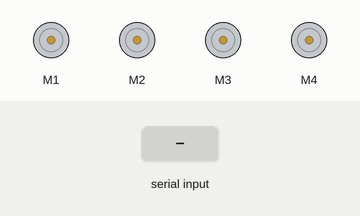
The sketch below on a simulated Arduino Uno, built with avr-gcc and run on an emulated ATmega328P. On the bench: 4 × DC motor (green arrow = forward, orange = backward, longer = faster). Inputs (shaded band) come from the test bench.

Above: at 1.2 s.
1.3 s: "90,45\n" received over the second serial link
At 2.0 s:
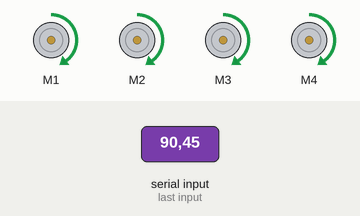
2.8 s: "f90\n" received over the second serial link
At 3.1 s:
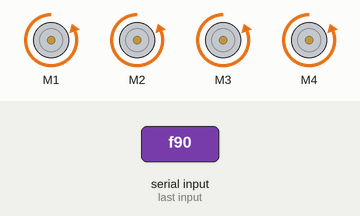
4.3 s: "f,45\n" received over the second serial link
At 5.4 s:
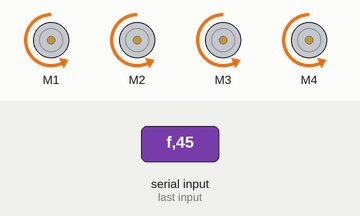
5.8 s: "r90\n" received over the second serial link
At 6.5 s:
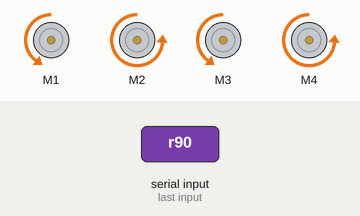
7.3 s: "r,45\n" received over the second serial link
At 7.7 s:
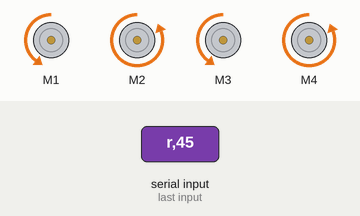
8.8 s: "f" received over the second serial link
At 10.1 s:
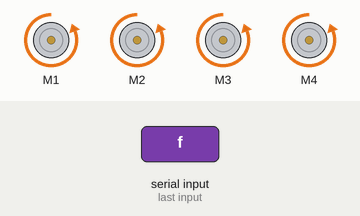
Timing chart, 0 to 11.3 s (numbered marks = the images above; inputs shaded):
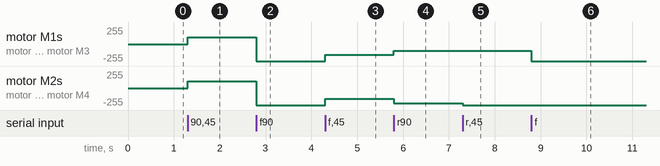

Measured:
- after the input at 1.3 s, motor M1–4: stopped → forward 100/255 at once
- after the input at 2.8 s, motor M1–4: forward 100/255 → backward 255/255 at once
- after the input at 4.3 s, motor M1–4: backward 255/255 → backward 164/255 at once
- after the input at 5.8 s, motor M1, motor M3: backward 164/255 → backward 100/255 at once; motor M2, motor M4: backward 164/255 → backward 228/255 at once
- after the input at 7.3 s, motor M2, motor M4: backward 228/255 → backward 255/255 at once
- after the input at 8.8 s, motor M1, motor M3: backward 100/255 → backward 255/255 at once

The sketch:

Mobile_Bluetooth_Robot_Car_slider.ino
```cpp
#include <AFMotor.h>
#include <SoftwareSerial.h>

AF_DCMotor flmotor(1);
AF_DCMotor frmotor(2);
AF_DCMotor blmotor(3);
AF_DCMotor brmotor(4);

#define rxPin  A0
#define txPin  A1

int data = 0, l_speed = 0, r_speed = 0, f_speed = 0, b_speed = 0, lm_speed = 0, rm_speed = 0;
String dataIn = "", dataInS = "";
bool forward = true;
SoftwareSerial bluetooth(rxPin, txPin);
void setup() {
  // put your setup code here, to run once:
  pinMode(rxPin, INPUT);
  pinMode(txPin, OUTPUT);
  bluetooth.begin(38400);
  bluetooth.setTimeout(1);
  delay(20);

  flmotor.setSpeed(200);
  flmotor.run(RELEASE);
  frmotor.setSpeed(200);
  frmotor.run(RELEASE);
  blmotor.setSpeed(200);
  blmotor.run(RELEASE);
  brmotor.setSpeed(200);
  brmotor.run(RELEASE);
}

void loop() {
  // put your main code here, to run repeatedly:
  if (bluetooth.available() > 0) {
    dataIn = bluetooth.readString();

    if (dataIn.startsWith("f")) {
      dataInS = dataIn.substring(2, dataIn.length());
      data = dataInS.toInt();
      if (data < 128) {
        forward = false;
        b_speed = map(data, 127, 0, 0, 255);

        lm_speed = b_speed;
        rm_speed = b_speed;

      }
      if (data >= 128) {
        forward = true;
        f_speed = map(data, 128, 255, 0, 255);

        lm_speed = f_speed;
        rm_speed = f_speed;
      }
    }
    if (dataIn.startsWith("r")) {
      dataInS = dataIn.substring(2, dataIn.length());
      data = dataInS.toInt();
      if (data < 128) {
        l_speed = map(data, 127, 0, 0, 64);

        lm_speed -= l_speed;
        rm_speed += l_speed;
      }
      if (data >= 128) {
        r_speed = map(data, 128, 255, 0, 64);

        lm_speed += r_speed;
        rm_speed -= r_speed;
      }
    }
    if (forward) {
      if (lm_speed < 0) {
         lm_speed *= (-1);
         flmotor.run(BACKWARD);
         blmotor.run(BACKWARD);
      }
      if (lm_speed >= 0) {
         flmotor.run(FORWARD);
         blmotor.run(FORWARD);
      }
      if (rm_speed < 0) {
         rm_speed *= (-1);
         frmotor.run(BACKWARD);
         brmotor.run(BACKWARD);
      }
      if (rm_speed >= 0) {
         frmotor.run(FORWARD);
         brmotor.run(FORWARD);
      }
    }
    if (not forward) {
      if (rm_speed < 0) {
         rm_speed *= (-1);
         frmotor.run(FORWARD);
         brmotor.run(FORWARD);
      }
      if (rm_speed >= 0) {
         frmotor.run(BACKWARD);
         brmotor.run(BACKWARD);
      }
      if (lm_speed < 0) {
         lm_speed *= (-1);
         flmotor.run(FORWARD);
         blmotor.run(FORWARD);
      }
      if (lm_speed >= 0) {
         flmotor.run(BACKWARD);
         blmotor.run(BACKWARD);
      }
    }
    if (100 >= lm_speed > 0 ) {
      lm_speed = 100;
    }
    if (100 >= rm_speed > 0) {
      rm_speed = 100;
    }
    if (lm_speed >= 255) {
      lm_speed = 255;
    }
    if (rm_speed >= 255) {
      rm_speed = 255;
    }
    flmotor.setSpeed(lm_speed);
    blmotor.setSpeed(lm_speed);
    frmotor.setSpeed(rm_speed);
    brmotor.setSpeed(rm_speed);
  }
}
```
